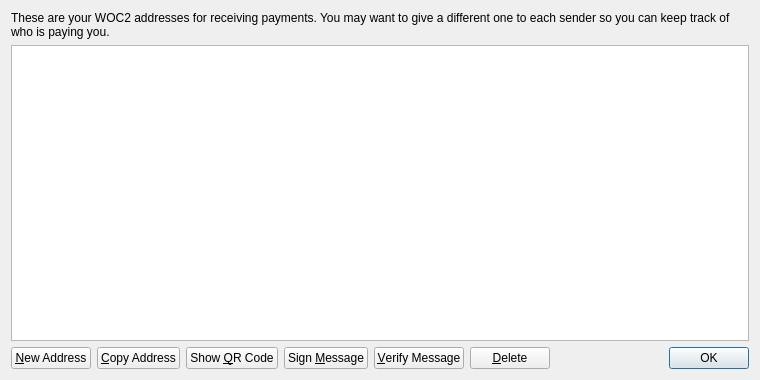
<?xml version="1.0" encoding="UTF-8"?>
<ui version="4.0">
 <class>AddressBookPage</class>
 <widget class="QWidget" name="AddressBookPage">
  <property name="geometry">
   <rect>
    <x>0</x>
    <y>0</y>
    <width>760</width>
    <height>380</height>
   </rect>
  </property>
  <property name="windowTitle">
   <string>Address Book</string>
  </property>
  <layout class="QVBoxLayout" name="verticalLayout">
   <item>
    <widget class="QLabel" name="labelExplanation">
     <property name="text">
      <string>These are your WOC2 addresses for receiving payments. You may want to give a different one to each sender so you can keep track of who is paying you.</string>
     </property>
     <property name="textFormat">
      <enum>Qt::PlainText</enum>
     </property>
     <property name="wordWrap">
      <bool>true</bool>
     </property>
    </widget>
   </item>
   <item>
    <widget class="QTableView" name="tableView">
     <property name="contextMenuPolicy">
      <enum>Qt::CustomContextMenu</enum>
     </property>
     <property name="toolTip">
      <string>Double-click to edit address or label</string>
     </property>
     <property name="tabKeyNavigation">
      <bool>false</bool>
     </property>
     <property name="selectionMode">
      <enum>QAbstractItemView::SingleSelection</enum>
     </property>
     <property name="selectionBehavior">
      <enum>QAbstractItemView::SelectRows</enum>
     </property>
     <property name="sortingEnabled">
      <bool>true</bool>
     </property>
     <attribute name="verticalHeaderVisible">
      <bool>false</bool>
     </attribute>
    </widget>
   </item>
   <item>
    <layout class="QHBoxLayout" name="horizontalLayout">
     <item>
      <widget class="QPushButton" name="newAddressButton">
       <property name="toolTip">
        <string>Create a new address</string>
       </property>
       <property name="text">
        <string>&amp;New Address</string>
       </property>
      </widget>
     </item>
     <item>
      <widget class="QPushButton" name="copyToClipboard">
       <property name="toolTip">
        <string>Copy the currently selected address to the system clipboard</string>
       </property>
       <property name="text">
        <string>&amp;Copy Address</string>
       </property>
      </widget>
     </item>
     <item>
      <widget class="QPushButton" name="showQRCode">
       <property name="text">
        <string>Show &amp;QR Code</string>
       </property>
      </widget>
     </item>
     <item>
      <widget class="QPushButton" name="signMessage">
       <property name="toolTip">
        <string>Sign a message to prove you own a WOC2 address</string>
       </property>
       <property name="text">
        <string>Sign &amp;Message</string>
       </property>
      </widget>
     </item>
     <item>
      <widget class="QPushButton" name="verifyMessage">
       <property name="toolTip">
        <string>Verify a message to ensure it was signed with a specified WOC2 address</string>
       </property>
       <property name="text">
        <string>&amp;Verify Message</string>
       </property>
      </widget>
     </item>
     <item>
      <widget class="QPushButton" name="deleteButton">
       <property name="toolTip">
        <string>Delete the currently selected address from the list</string>
       </property>
       <property name="text">
        <string>&amp;Delete</string>
       </property>
      </widget>
     </item>
     <item>
      <spacer name="horizontalSpacer">
       <property name="orientation">
        <enum>Qt::Horizontal</enum>
       </property>
       <property name="sizeHint" stdset="0">
        <size>
         <width>40</width>
         <height>20</height>
        </size>
       </property>
      </spacer>
     </item>
     <item>
      <widget class="QDialogButtonBox" name="buttonBox">
       <property name="sizePolicy">
        <sizepolicy hsizetype="Maximum" vsizetype="Fixed">
         <horstretch>0</horstretch>
         <verstretch>0</verstretch>
        </sizepolicy>
       </property>
       <property name="standardButtons">
        <set>QDialogButtonBox::Ok</set>
       </property>
      </widget>
     </item>
    </layout>
   </item>
  </layout>
 </widget>
 <resources>
  <include location="../bitcoin.qrc"/>
 </resources>
 <connections/>
</ui>
